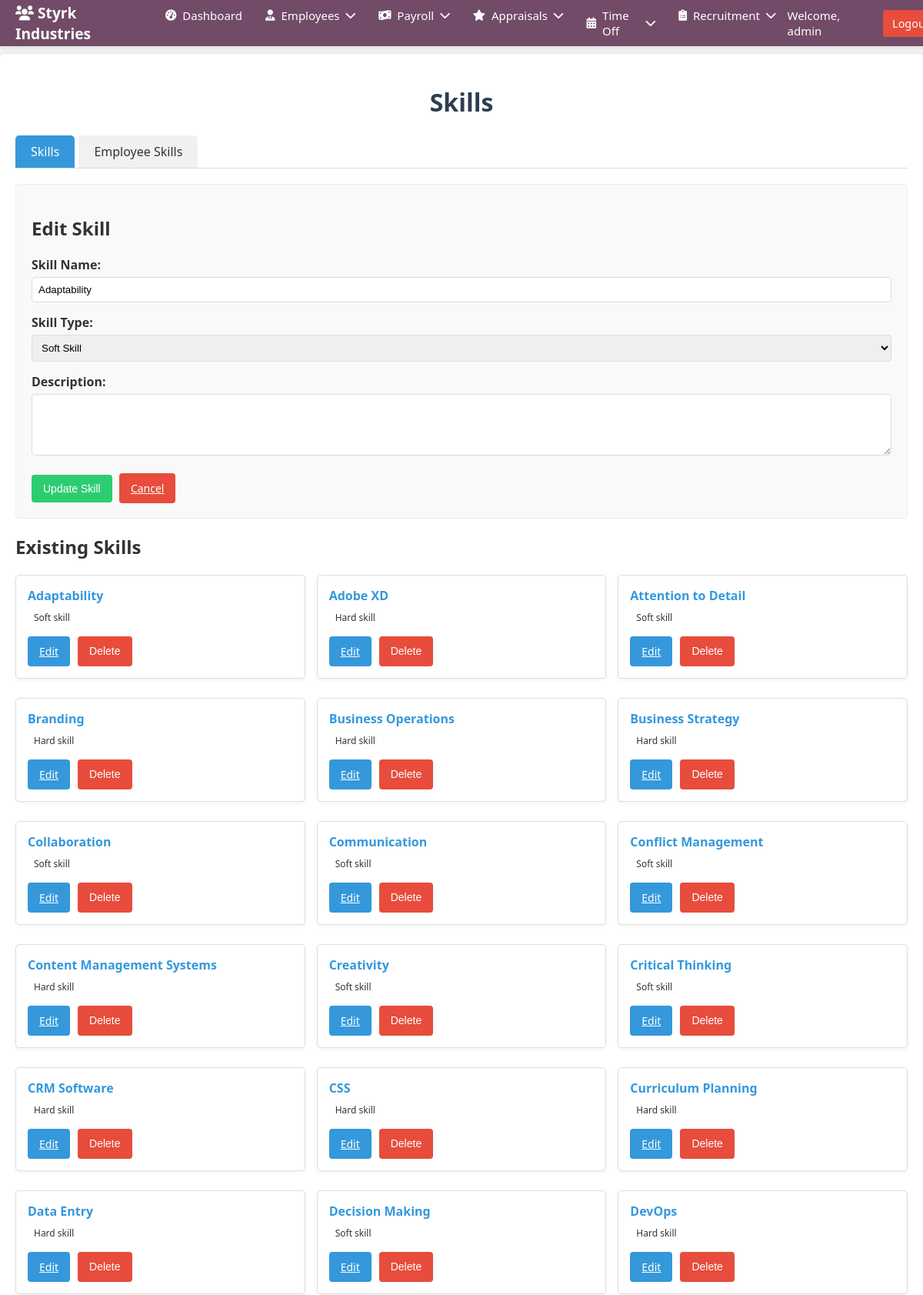
The app's page /skill_types.php?action=edit_skill&id=4 (signed in, upper part) with its own data.
### tables this page shows
CREATE TABLE `skills` (
  `id` int NOT NULL,
  `nama_skill` varchar(100) NOT NULL,
  `jenis_skill` enum('soft_skill','hard_skill') NOT NULL,
  `deskripsi` text
);

### skill_types.php (the view, shortened to what this page needs)
<?php
include 'admin_header.php';
$dbConfig = [
    'host' => 'localhost',
    'dbname' => 'odoo_employee_db',
    'username' => 'root',
    'password' => ''
];
try {
    $dsn = "mysql:host={$dbConfig['host']};dbname={$dbConfig['dbname']};charset=utf8mb4";
    $pdo = new PDO($dsn, $dbConfig['username'], $dbConfig['password']);
    $pdo->setAttribute(PDO::ATTR_ERRMODE, PDO::ERRMODE_EXCEPTION);
    $pdo->setAttribute(PDO::ATTR_DEFAULT_FETCH_MODE, PDO::FETCH_ASSOC);
} catch (PDOException $e) {
    die("Database connection failed: " . $e->getMessage());
}
function getAllSkills($pdo)
{
    $stmt = $pdo->query("SELECT * FROM skills ORDER BY nama_skill");
    return $stmt->fetchAll();
}
function getSkillById($pdo, $id)
{
    $stmt = $pdo->prepare("SELECT * FROM skills WHERE id = ?");
    $stmt->execute([$id]);
    return $stmt->fetch();
}
$skills = getAllSkills($pdo);
$editingSkill = isset($_GET['action']) && $_GET['action'] === 'edit_skill' && isset($_GET['id'])
    ? getSkillById($pdo, $_GET['id'])
    : null;
?>
<!DOCTYPE html>
<html lang="en">
<head>
</head>
<body>
    <div class="container">
        <h1 class="ireng">Skills</h1>
        <div class="tabs">
            <div class="tab active" data-tab="skills-tab" onclick="showTab('skills-tab')">Skills</div>
            <div class="tab" data-tab="employee-skills-tab" onclick="showTab('employee-skills-tab')">Employee Skills</div>
        </div>
        <div id="skills-tab" class="tab-content active">
            <div class="form-container">
                <h2><?= $editingSkill ? 'Edit Skill' : 'Add New Skill' ?></h2>
                <form method="POST">
                    <div class="form-group">
                        <label for="nama_skill">Skill Name:</label>
                        <input type="text" id="nama_skill" name="nama_skill" required
                            value="<?= htmlspecialchars($editingSkill['nama_skill'] ?? '') ?>">
                    </div>
                    <div class="form-group">
                        <label for="jenis_skill">Skill Type:</label>
                        <select id="jenis_skill" name="jenis_skill" required>
                            <option value="soft_skill" <?= isset($editingSkill) && $editingSkill['jenis_skill'] === 'soft_skill' ? 'selected' : '' ?>>Soft Skill</option>
                        </select>
                    </div>
                    <div class="form-group">
                        <label for="deskripsi">Description:</label>
                        <textarea id="deskripsi" name="deskripsi" rows="3"><?= htmlspecialchars($editingSkill['deskripsi'] ?? '') ?></textarea>
                    </div>
                    <button type="submit" name="<?= $editingSkill ? 'update_skill' : 'add_skill' ?>" class="btn btn-submit">
                        <?= $editingSkill ? 'Update Skill' : 'Add Skill' ?>
                    </button>
                    <?php if ($editingSkill): ?>
                        <a href="skill_types.php" class="btn btn-cancel">Cancel</a>
                    <?php endif; ?>
                </form>
            </div>
            <div class="skills-list">
                <h2>Existing Skills</h2>
                <?php if (empty($skills)): ?>
                    <p>No skills found in database.</p>
                <?php else: ?>
                    <div class="skills-grid">
                        <?php foreach ($skills as $skill): ?>
                            <div class="skill-card">
                                <div class="skill-name"><?= htmlspecialchars($skill['nama_skill']) ?></div>
                                <div class="skill-type <?= $skill['jenis_skill'] ?>">
                                    <?= ucfirst(str_replace('_', ' ', $skill['jenis_skill'])) ?>
                                </div>
                                <div class="action-buttons">
                                    <a href="skill_types.php?action=edit_skill&id=<?= $skill['id'] ?>" class="btn btn-edit">Edit</a>
                                    <button class="btn btn-cancel" onclick="confirmDelete(<?= $skill['id'] ?>, 'skill')">Delete</button>
                                </div>
                            </div>
                        <?php endforeach; ?>
                    </div>
                <?php endif; ?>
            </div>
        </div>
    </div>
</body>
</html>

### admin_header.php (style rules this page uses)
body { font-family: -apple-system, BlinkMacSystemFont, "Segoe UI", Roboto, Helvetica, Arial, sans-serif; margin: 0; background-color: #f5f6f7; color: #333; }

### skill_types.php (style rules this page uses)
body { font-family: 'Segoe UI', Tahoma, Geneva, Verdana, sans-serif; margin: 0; background-color: #f5f5f5; color: #333; margin-top: 70px; }
.container { padding: 20px; max-width: 1200px; margin: 0 auto; background-color: white; box-shadow: 0 0 10px rgba(0, 0, 0, 0.1); border-radius: 5px; }
.ireng { color: #2c3e50; text-align: center; }
.form-container { background-color: #f9f9f9; padding: 20px; border-radius: 5px; margin-bottom: 20px; border: 1px solid #eee; }
.form-group { margin-bottom: 15px; }
.form-group label { display: block; margin-bottom: 5px; font-weight: bold; }
.form-group input, .form-group select, .form-group textarea { width: 100%; padding: 8px; border: 1px solid #ddd; border-radius: 4px; box-sizing: border-box; }
.form-group textarea { resize: vertical; min-height: 80px; }
.btn { padding: 10px 15px; border: none; border-radius: 4px; cursor: pointer; font-size: 14px; margin-right: 5px; margin-top: 5px; }
.btn-submit { background-color: #2ecc71; color: white; }
.btn-cancel { background-color: #e74c3c; color: white; }
.btn-edit { background-color: #3498db; color: white; }
.skills-list { margin-top: 20px; }
.skill-card { background-color: white; border: 1px solid #ddd; border-radius: 5px; padding: 15px; margin-bottom: 10px; box-shadow: 0 2px 4px rgba(0, 0, 0, 0.05); }
.skill-name { font-weight: bold; color: #3498db; margin-bottom: 5px; }
.skill-type { display: inline-block; padding: 3px 8px; border-radius: 3px; font-size: 12px; margin-bottom: 8px; }
.tabs { display: flex; margin-bottom: 20px; border-bottom: 1px solid #ddd; }
.tab { padding: 10px 20px; cursor: pointer; background-color: #f1f1f1; margin-right: 5px; border-radius: 5px 5px 0 0; }
.tab.active { background-color: #3498db; color: white; }
.tab-content { display: none; }
.tab-content.active { display: block; }
.skills-grid { display: grid; grid-template-columns: repeat(auto-fill, minmax(300px, 1fr)); gap: 15px; margin-top: 15px; }
@media (min-width: 1025px) { .skills-grid { grid-template-columns: repeat(3, 1fr); } }
.action-buttons { display: flex; gap: 5px; }

### records on screen
skills: nama_skill "Adaptability", jenis_skill "Soft Skill", jenis_skill "Soft skill"
skills: nama_skill "Adobe XD", jenis_skill "Hard skill"
skills: nama_skill "Attention to Detail", jenis_skill "Soft skill"
skills: nama_skill "Branding", jenis_skill "Hard skill"
skills: nama_skill "Business Operations", jenis_skill "Hard skill"
skills: nama_skill "Business Strategy", jenis_skill "Hard skill"
skills: nama_skill "Collaboration", jenis_skill "Soft skill"
skills: nama_skill "Communication", jenis_skill "Soft skill"
skills: nama_skill "Conflict Management", jenis_skill "Soft skill"
skills: nama_skill "Content Management Systems", jenis_skill "Hard skill"
skills: nama_skill "Creativity", jenis_skill "Soft skill"
skills: nama_skill "Critical Thinking", jenis_skill "Soft skill"
skills: nama_skill "CRM Software", jenis_skill "Hard skill"
skills: nama_skill "CSS", jenis_skill "Hard skill"
skills: nama_skill "Curriculum Planning", jenis_skill "Hard skill"
skills: nama_skill "Data Entry", jenis_skill "Hard skill"
skills: nama_skill "Decision Making", jenis_skill "Soft skill"
skills: nama_skill "DevOps", jenis_skill "Hard skill"

### other values on screen
$_SESSION['username'] "admin"
